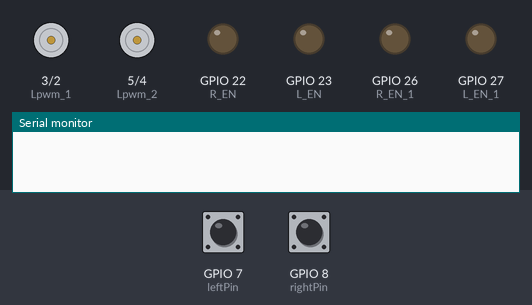
Bench run of a sketch on a simulated ESP32. Parts: motor-driver pin pairs drawn as motors (green arrow = first pin HIGH = forward, orange = second pin HIGH = backward, longer = more drive), output pins drawn as LEDs (lit = HIGH), the last lines printed to the serial monitor. The test bench sets the inputs (shaded band); at power-on: GPIO 7 (leftPin) LOW, GPIO 8 (rightPin) LOW.

Above: at 1.2 s.
1.3 s: GPIO 7 (leftPin) pulsed HIGH 5 times (0.12 s each, 0.3 s apart)
At 4.7 s:
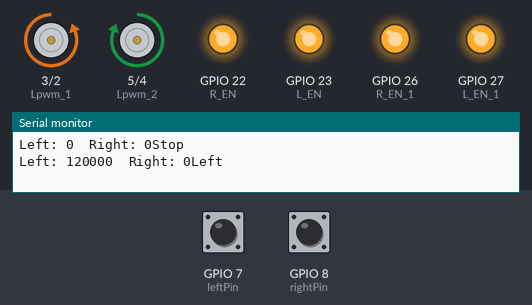
6.2 s: GPIO 8 (rightPin) pulsed HIGH 2 times (0.12 s each, 0.3 s apart)
At 7.2 s:
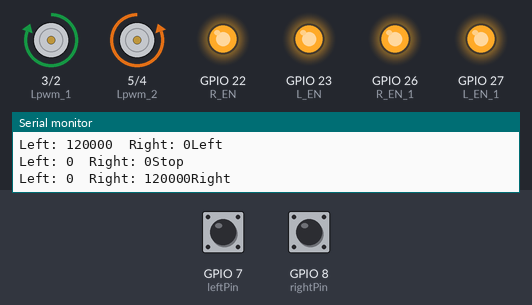
Timing chart, 0 to 10.1 s (numbered marks = the images above; inputs shaded):
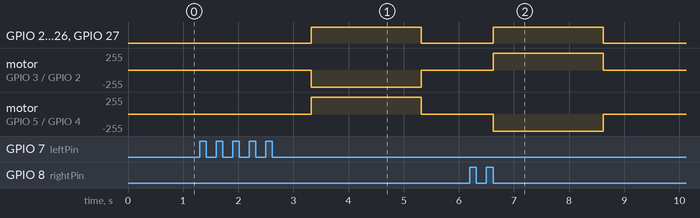

Measured:
- after the input at 1.3 s, GPIO 22 (R_EN), GPIO 23 (L_EN), GPIO 26 (R_EN_1), GPIO 27 (L_EN_1): LOW → HIGH after 2.0 s, → LOW 2.0 s later; motor on GPIO 3 (Lpwm_1) / GPIO 2 (Rpwm_1): stopped → backward 255/255 after 2.0 s, → stopped 2.0 s later; motor on GPIO 5 (Lpwm_2) / GPIO 4 (Rpwm_2): stopped → forward 255/255 after 2.0 s, → stopped 2.0 s later
- after the input at 6.2 s, GPIO 22 (R_EN), GPIO 23 (L_EN), GPIO 26 (R_EN_1), GPIO 27 (L_EN_1): LOW → HIGH after 0.42 s, → LOW 2.0 s later; motor on GPIO 3 (Lpwm_1) / GPIO 2 (Rpwm_1): stopped → forward 255/255 after 0.42 s, → stopped 2.0 s later; motor on GPIO 5 (Lpwm_2) / GPIO 4 (Rpwm_2): stopped → backward 255/255 after 0.42 s, → stopped 2.0 s later

The sketch:

May_2_2023_Robot_Controls_Demo_Sort_Of_Working_copy.ino
```cpp
/*This program should be on the arduino board inside KEITH already.
The main problem that KEITH has is the inability to move all four directions.

I think the last time that everything was up and "working" was when the robot
moved forwards, backwards and to the right. This is why this program has this name.

If you can debug this code and get the robot to move all 4 directions that would be amazing.

Feel free to add to this program or write an entirely new one. As you can see this one is
pretty barebones/bad.

The other programs in this file are for testing the electronics and not really important
for the robot operation.

Good Luck

-Rob
*/

// define pins for left and right signals
const int leftPin = 7;
const int rightPin = 8;

// define pins for motor driver
const int R_EN = 22;
const int L_EN = 23;
const int R_EN_1 = 26;
const int L_EN_1 = 27;
const int Rpwm_1 = 2;
const int Lpwm_1 = 3;
const int Rpwm_2 = 4;
const int Lpwm_2 = 5;

void setup() {
  // initialize the left and right signal pins as inputs
  pinMode(leftPin, INPUT);
  pinMode(rightPin, INPUT);

  // initialize the motor driver pins as outputs
  pinMode(R_EN, OUTPUT);
  pinMode(L_EN, OUTPUT);
  pinMode(R_EN_1, OUTPUT);
  pinMode(L_EN_1, OUTPUT);
  pinMode(Rpwm_1, OUTPUT);
  pinMode(Lpwm_1, OUTPUT);
  pinMode(Rpwm_2, OUTPUT);
  pinMode(Lpwm_2, OUTPUT);

  // set up serial communication for debugging
  Serial.begin(9600);
}

void loop() {
  // read the duration of the pulse on the left signal pin
  int leftPulseDuration = pulseIn(leftPin, HIGH);

  // read the duration of the pulse on the right signal pin
  int rightPulseDuration = pulseIn(rightPin, HIGH);

  // print the pulse durations for debugging
  Serial.print("Left: ");
  Serial.print(leftPulseDuration);
  Serial.print("  Right: ");
  Serial.print(rightPulseDuration);

  // determine which direction the robot should move based on the pulse durations
  if (leftPulseDuration < 1400 && rightPulseDuration < 1400) {
    // both signals are low, stop the robot
    Serial.println("Stop");
    digitalWrite(R_EN, LOW);
    digitalWrite(L_EN, LOW);
    digitalWrite(R_EN_1, LOW);
    digitalWrite(L_EN_1, LOW);
    analogWrite(Rpwm_1, 0);
    analogWrite(Lpwm_1, 0);
    analogWrite(Rpwm_2, 0);
    analogWrite(Lpwm_2, 0);
  }
  else if (leftPulseDuration > 1700 && rightPulseDuration < 1400) {
    // left signal is high and right signal is low, turn the robot left
    Serial.println("Left");
    digitalWrite(R_EN, HIGH);
    digitalWrite(L_EN, HIGH);
    digitalWrite(R_EN_1, HIGH);
    digitalWrite(L_EN_1, HIGH);
    analogWrite(Rpwm_1, 255);
    analogWrite(Lpwm_1, 0);
    analogWrite(Rpwm_2, 0);
    analogWrite(Lpwm_2, 255);
  }
  else if (leftPulseDuration < 1400 && rightPulseDuration > 1700){
    // left signal is low and right signal is high, turn the robot right
    Serial.println("Right");
    digitalWrite(R_EN, HIGH);
    digitalWrite(L_EN, HIGH);
    digitalWrite(R_EN_1, HIGH);
    digitalWrite(L_EN_1, HIGH);
    analogWrite(Rpwm_1, 0);
    analogWrite(Lpwm_1, 255);
    analogWrite(Rpwm_2, 255);
    analogWrite(Lpwm_2, 0);
    }
  else if (leftPulseDuration > 1700 && rightPulseDuration > 1700) {
    // both signals are high, move the robot forward
    Serial.println("Forward");
    digitalWrite(R_EN, HIGH);
    digitalWrite(L_EN, HIGH);
    digitalWrite(R_EN_1, HIGH);
    digitalWrite(L_EN_1, HIGH);
    analogWrite(Rpwm_1, 255);
    analogWrite(Lpwm_1, 0);
    analogWrite(Rpwm_2, 255);
    analogWrite(Lpwm_2, 0);
  }
}
```
